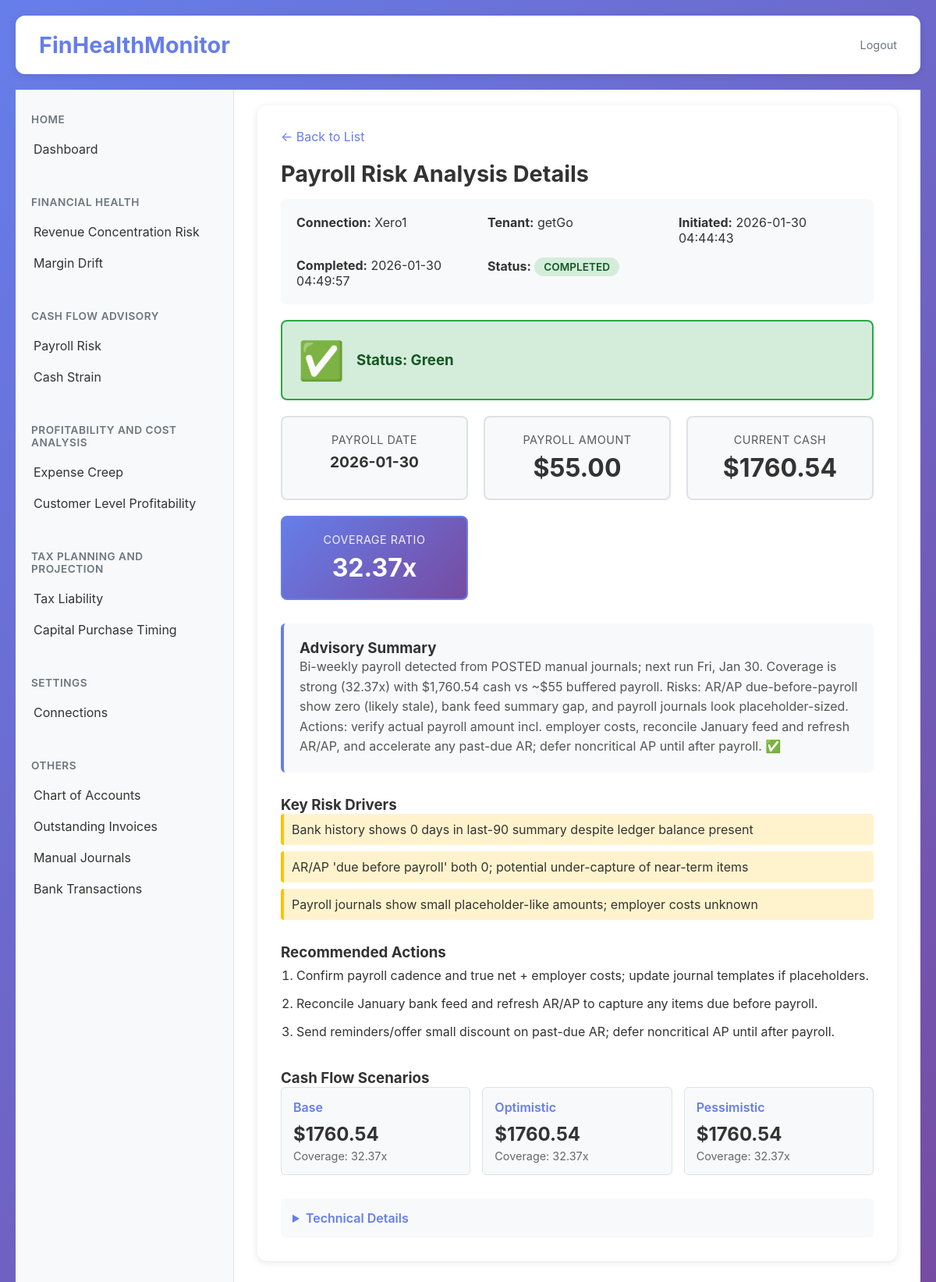
/payroll-risk/e977415c-70ec-4533-82a6-b9a56d2aae05, run on the app's committed database.
### tables this page shows
CREATE TABLE payroll_risk_analyses (
                id TEXT PRIMARY KEY,
                connection_id TEXT NOT NULL,
                connection_name TEXT NOT NULL,
                tenant_id TEXT,
                tenant_name TEXT,
                status TEXT NOT NULL,
                initiated_at TEXT NOT NULL,
                completed_at TEXT,
                result_data TEXT,
                error_message TEXT,
                progress INTEGER DEFAULT 0,
                progress_message TEXT
            );

### app/main.py (the view)
@app.get("/payroll-risk/{analysis_id}", response_class=HTMLResponse)
async def payroll_risk_details(request: Request, analysis_id: str):
    try:
        analysis = payroll_risk_db.get_analysis(analysis_id)
        if not analysis:
            return RedirectResponse(url="/payroll-risk?error=Analysis not found", status_code=303)
        all_connections = connection_manager.get_all_connections()
        xero_connections = [conn for conn in all_connections if conn.get("software") == "xero"]
        for conn in xero_connections:
            if not conn.get("tenants"):
                tenants = connection_manager.get_all_tenants_for_connection(conn["id"])
                conn["tenants"] = tenants if tenants else []
        selector_data = get_connections_for_selector()
        return templates.TemplateResponse(
            "payroll-risk.html",
            {
                "request": request,
                "view_mode": "details",
                "analysis": analysis,
                "connections": xero_connections,
                "categories": selector_data["categories"],
                "error": None
            }
        )
    except Exception as e:
        logger.error(f"Error loading payroll risk details: {str(e)}", exc_info=True)
        return RedirectResponse(url=f"/payroll-risk?error={str(e)}", status_code=303)

### app/templates/payroll-risk.html (shortened to what this page needs)
{% extends "base.html" %}
{% block content %}
<div class="content-section">
    {% if view_mode == "list" %}
        <div class="payroll-risk-header">
            <h2 style="margin: 0;">Payroll Risk Early Warning</h2>
            <button class="new-analysis-btn" onclick="openNewAnalysisModal()">+ New Analysis</button>
        </div>
        {% if error %}
        <div style="background: #f8d7da; color: #721c24; padding: 15px; border-radius: 6px; margin-bottom: 20px;">
            <strong>Error:</strong> {{ error }}
        </div>
        {% endif %}
        {% if analyses %}
        <table class="analyses-table">
            <thead>
                <tr>
                    <th>Date & Time</th>
                    <th>Connection</th>
                    <th>Tenant</th>
                    <th>Status</th>
                    <th>Progress</th>
                    <th>Action</th>
                </tr>
            </thead>
            <tbody>
                {% for analysis in analyses %}
                <tr onclick="window.location.href='/payroll-risk/{{ analysis.id }}'">
                    <td>{{ analysis.initiated_at[:19].replace('T', ' ') }}</td>
                    <td>{{ analysis.connection_name }}</td>
                    <td>{{ analysis.tenant_name or '-' }}</td>
                    <td>
                        <span class="status-badge status-{{ analysis.status }}">
                            {{ analysis.status }}
                        </span>
                    </td>
                    <td>
                        {% if analysis.status|lower == "running" %}
                            {{ analysis.progress or 0 }}%
                        {% elif analysis.status|lower == "completed" %}
                            100%
                        {% else %}
                            -
                        {% endif %}
                    </td>
                    <td>
                        <a href="/payroll-risk/{{ analysis.id }}" class="view-icon" onclick="event.stopPropagation();">👁️</a>
                    </td>
                </tr>
                {% endfor %}
            </tbody>
        </table>
        {% else %}
        <div style="text-align: center; padding: 60px 20px; color: #666;">
            <p style="font-size: 1.2em; margin-bottom: 20px;">No payroll risk analyses yet.</p>
            <button class="new-analysis-btn" onclick="openNewAnalysisModal()">Start Your First Analysis</button>
        </div>
        {% endif %}
        <div id="newAnalysisModal" class="modal">
            <div class="modal-content">
                <div class="modal-header">
                    <h3 style="margin: 0;">Start New Payroll Risk Analysis</h3>
                    <span class="close" onclick="closeNewAnalysisModal()">&times;</span>
                </div>
                <form action="/payroll-risk/new" method="POST" id="newAnalysisForm">
                    <div class="form-group">
                        <label for="connection_id">Connection *</label>
                        <select name="connection_id" id="connection_id" required onchange="updateTenantSelector()">
                            <option value="">Select a connection...</option>
                            {% if connections %}
                                {% for conn in connections %}
                                    {% if conn.software == "xero" %}
                                    <option value="{{ conn.id }}" data-software="{{ conn.software }}">
                                        {{ conn.name }}
                                    </option>
                                    {% endif %}
                                {% endfor %}
                            {% endif %}
                        </select>
                    </div>
                    <div class="form-group" id="tenantGroup" style="display: none;">
                        <label for="tenant_id">Tenant</label>
                        <select name="tenant_id" id="tenant_id">
                            <option value="">Select a tenant...</option>
                        </select>
                    </div>
                    <div style="display: flex; gap: 10px; justify-content: flex-end; margin-top: 30px;">
                        <button type="button" class="btn btn-secondary" onclick="closeNewAnalysisModal()">Cancel</button>
                        <button type="submit" class="btn btn-primary">Start Analysis</button>
                    </div>
                </form>
            </div>
        </div>
    {% elif view_mode == "details" %}
        <div style="margin-bottom: 20px;">
            <a href="/payroll-risk" style="color: #667eea; text-decoration: none;">← Back to List</a>
        </div>
        <h2>Payroll Risk Analysis Details</h2>
        <div style="background: #f8f9fa; padding: 20px; border-radius: 8px; margin-bottom: 20px;">
            <div style="display: grid; grid-template-columns: repeat(auto-fit, minmax(200px, 1fr)); gap: 15px;">
                <div>
                    <strong>Connection:</strong> {{ analysis.connection_name }}
                </div>
                <div>
                    <strong>Tenant:</strong> {{ analysis.tenant_name or 'N/A' }}
                </div>
                <div>
                    <strong>Initiated:</strong> {{ analysis.initiated_at[:19].replace('T', ' ') }}
                </div>
                {% if analysis.completed_at %}
                <div>
                    <strong>Completed:</strong> {{ analysis.completed_at[:19].replace('T', ' ') }}
                </div>
                {% endif %}
                <div>
                    <strong>Status:</strong>
                    <span class="status-badge status-{{ analysis.status }}">
                        {{ analysis.status }}
                    </span>
                </div>
            </div>
        </div>
        {% if analysis.status == "running" %}
            <div class="progress-container">
                <h3>Analysis in Progress</h3>
                <p id="progress-message">{{ analysis.progress_message or "Initializing..." }}</p>
                <div class="progress-bar">
                    <div class="progress-fill" id="progress-fill" style="width: {{ analysis.progress or 0 }}%;">
                        {{ analysis.progress or 0 }}%
                    </div>
                </div>
                <p style="color: #666; margin-top: 10px; font-size: 0.9em;">This may take 60-90 seconds. You can navigate away and come back later.</p>
            </div>
            <script>
                (function() {
                    const analysisId = "{{ analysis.id }}";
                    let pollInterval;
                    let pollCount = 0;
                    const maxPolls = 600; // 10 minutes max
                    function updateProgress(progress, message) {
                        const progressFill = document.getElementById('progress-fill');
                        const progressMessage = document.getElementById('progress-message');
                        if (progressFill) {
                            progressFill.style.width = progress + '%';
                            progressFill.textContent = progress + '%';
                        }
                        if (progressMessage) {
                            progressMessage.textContent = message;
                        }
                    }
                    function pollProgress() {
                        pollCount++;
                        if (pollCount > maxPolls) {
                            clearInterval(pollInterval);
                            updateProgress(0, 'Request timed out. Please refresh the page.');
                            return;
                        }
                        fetch(`/payroll-risk/${analysisId}/progress`)
                            .then(response => response.json())
                            .then(data => {
                                updateProgress(data.progress || 0, data.message || 'Loading...');
                                const status = (data.status || '').toLowerCase();
                                if (status === 'completed' || status === 'complete') {
                                    clearInterval(pollInterval);
                                    // Reload immediately to show results
                                    window.location.reload();
                                } else if (status === 'failed' || status === 'error') {
                                    clearInterval(pollInterval);
                                    updateProgress(0, 'Error: ' + (data.error || 'Unknown error'));
                                }
                            })
                            .catch(error => {
                                console.error('Error polling progress:', error);
                            });
                    }
                    pollProgress();
                    pollInterval = setInterval(pollProgress, 1000);
                })();
            </script>
        {% elif analysis.status|lower == "failed" %}
            <div style="background: #f8d7da; color: #721c24; padding: 20px; border-radius: 8px;">
                <h3>Analysis Failed</h3>
                <p><strong>Error:</strong> {{ analysis.error_message or "Unknown error" }}</p>
            </div>
        {% elif analysis.status|lower == "completed" and analysis.result_data %}
            {% set result = analysis.result_data %}
            {% set health_value = result.health_status if result.health_status else 'Red' %}
            <div class="status-card" style="background: {% if health_value == 'Green' %}#d4edda{% elif health_value == 'Yellow' %}#fff3cd{% else %}#f8d7da{% endif %};
                border: 2px solid {% if health_value == 'Green' %}#28a745{% elif health_value == 'Yellow' %}#ffc107{% else %}#dc3545{% endif %};
                border-radius: 8px; padding: 20px; margin-bottom: 20px;">
                <div style="display: flex; align-items: center; gap: 15px;">
                    <div style="font-size: 3em;">
                        {% if health_value == 'Green' %}✅{% elif health_value == 'Yellow' %}⚠️{% else %}🔴{% endif %}
                    </div>
                    <div>
                        <h3 style="margin: 0; color: {% if health_value == 'Green' %}#155724{% elif health_value == 'Yellow' %}#856404{% else %}#721c24{% endif %};">
                            Status: {{ health_value }}
                        </h3>
                    </div>
                </div>
            </div>
            <div class="summary-stats" style="margin-bottom: 30px;">
                <div class="stat-card">
                    <div class="stat-label">Payroll Date</div>
                    <div class="stat-value" style="font-size: 1.2em;">{{ result.payroll_date[:10] if result.payroll_date else 'N/A' }}</div>
                </div>
                <div class="stat-card">
                    <div class="stat-label">Payroll Amount</div>
                    <div class="stat-value">${{ "%.2f"|format(result.payroll_amount_with_buffer) if result.payroll_amount_with_buffer else '0.00' }}</div>
                </div>
                <div class="stat-card">
                    <div class="stat-label">Current Cash</div>
                    <div class="stat-value">${{ "%.2f"|format(result.current_cash_available) if result.current_cash_available else '0.00' }}</div>
                </div>
                <div class="stat-card stat-card-primary">
                    <div class="stat-label">Coverage Ratio</div>
                    <div class="stat-value">{{ "%.2f"|format(result.payroll_coverage_ratio) if result.payroll_coverage_ratio else '0.00' }}x</div>
                </div>
            </div>
            {% if result.advisory_narrative %}
            <div style="background: #f8f9fa; border-left: 4px solid #667eea; padding: 20px; border-radius: 6px; margin-bottom: 30px;">
                <h3 style="margin-top: 0; color: #333;">Advisory Summary</h3>
                <p style="margin: 0; line-height: 1.6; color: #555;">{{ result.advisory_narrative }}</p>
            </div>
            {% endif %}
            {% if result.key_risk_drivers %}
            <div style="margin-bottom: 30px;">
                <h3>Key Risk Drivers</h3>
                <ul style="list-style-type: none; padding: 0;">
                    {% for driver in result.key_risk_drivers %}
                    <li style="padding: 10px; margin-bottom: 8px; background: #fff3cd; border-left: 4px solid #ffc107; border-radius: 4px;">
                        {{ driver }}
                    </li>
                    {% endfor %}
                </ul>
            </div>
            {% endif %}
            {% if result.recommended_actions %}
            <div style="margin-bottom: 30px;">
                <h3>Recommended Actions</h3>
                <ol style="padding-left: 20px;">
                    {% for action in result.recommended_actions %}
                    <li style="padding: 8px 0; color: #333;">{{ action }}</li>
                    {% endfor %}
                </ol>
            </div>
            {% endif %}
            {% if result.scenarios %}
            <div style="margin-bottom: 30px;">
                <h3>Cash Flow Scenarios</h3>
                <div style="display: grid; grid-template-columns: repeat(auto-fit, minmax(200px, 1fr)); gap: 15px;">
                    {% for scenario_name, scenario in result.scenarios.items() %}
                    <div style="background: #f8f9fa; padding: 15px; border-radius: 6px; border: 1px solid #dee2e6;">
                        <div style="font-weight: 600; color: #667eea; margin-bottom: 10px; text-transform: capitalize;">
                            {{ scenario_name }}
                        </div>
                        <div style="font-size: 1.5em; font-weight: 700; color: #333;">
                            ${{ "%.2f"|format(scenario.projected_cash) if scenario.projected_cash else '0.00' }}
                        </div>
                        <div style="color: #666; font-size: 0.9em; margin-top: 5px;">
                            Coverage: {{ "%.2f"|format(scenario.coverage_ratio) if scenario.coverage_ratio else '0.00' }}x
                        </div>
                    </div>
                    {% endfor %}
                </div>
            </div>
            {% endif %}
            <details style="margin-top: 30px; padding: 15px; background: #f8f9fa; border-radius: 6px;">
                <summary style="cursor: pointer; font-weight: 600; color: #667eea;">Technical Details</summary>
            </details>
        {% endif %}
    {% endif %}
</div>
{% endblock %}

### data on the page
payroll_risk_analyses: connection_name "Xero1", tenant_name "getGo", initiated_at "2026-01-30 04:44:43", completed_at "2026-01-30 04:49:57", status "COMPLETED"

### other printed values
{{ health_value }} "Green"
{{ result.payroll_date[:10] if result.payroll_date else 'N/A' }} "2026-01-30"
{{ driver }} "Bank history shows 0 days in last-90 summary despite ledger balance present" "AR/AP 'due before payroll' both 0; potential under-capture of near-term items" "Payroll journals show small placeholder-like amounts; employer costs unknown"
{{ action }} "Confirm payroll cadence and true net + employer costs; update journal templates if placeholders." "Reconcile January bank feed and refresh AR/AP to capture any items due before payroll." "Send reminders/offer small discount on past-due AR; defer noncritical AP until after payroll."
{{ scenario_name }} "Base" "Optimistic" "Pessimistic"
